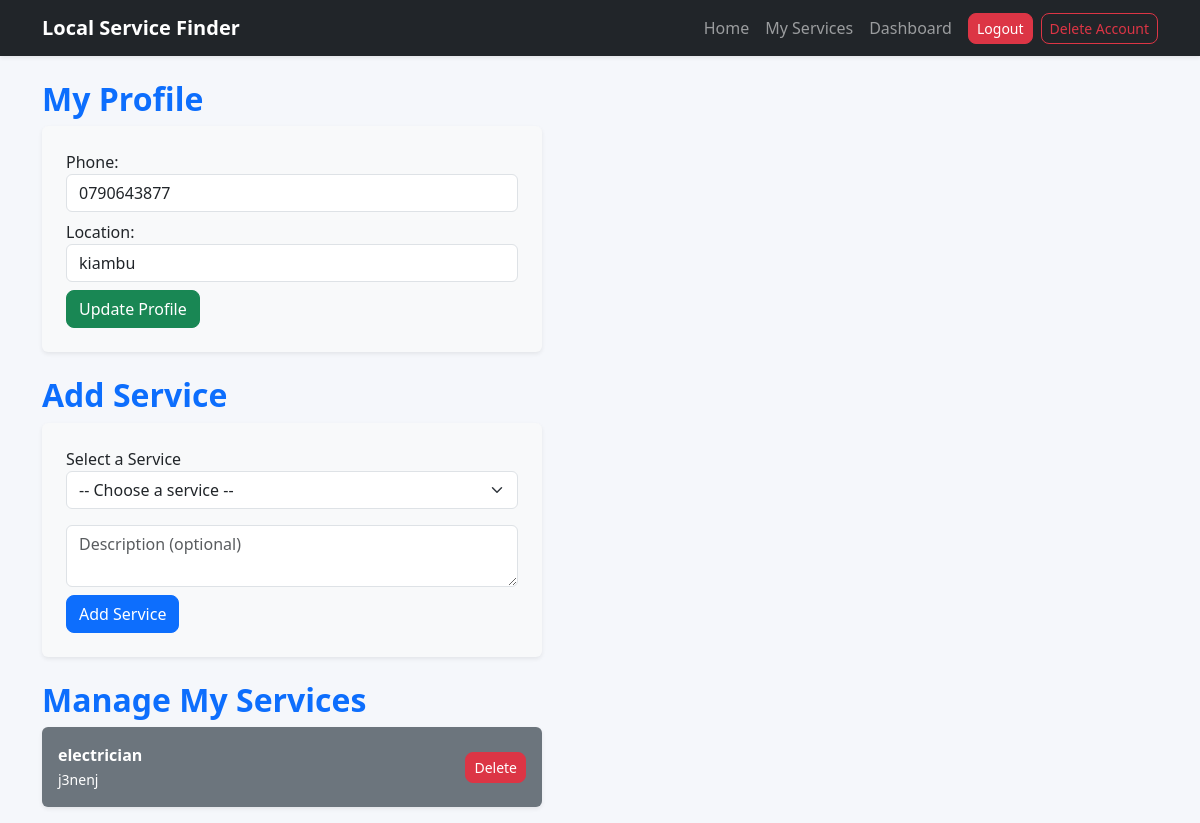
/services/my-services/ (signed in), run on the app's committed database.
### services/models.py (models this page shows, shortened)
class Provider(models.Model):
    user = models.OneToOneField(User, on_delete=models.CASCADE)
    services = models.ManyToManyField(Service, blank=True, related_name='providers')
    location = models.CharField(max_length=200)
    phone = models.CharField(max_length=15)
    profile_image = models.ImageField(
        upload_to='provider_images/',
        default='provider_images/default.png',
        blank=True
    )

class Service(models.Model):
    name = models.CharField(max_length=100, unique=True)
    description = models.TextField(blank=True)

### services/views.py (the view, shortened to what this page needs)
# urls.py: path("my-services/", views.my_services, name="my_services"),
@login_required
def my_services(request):
    if not hasattr(request.user, 'provider'):
        messages.error(request, "You must be a provider to access this page.")
        return redirect("home")
    provider = request.user.provider
    all_services = Service.objects.all()
    return render(request, "services/my_services.html", {
        "provider": provider,
        "all_services": all_services
    })

### accounts/models.py (called while the page is built)
@property
def is_provider(self):
    return hasattr(self, 'provider')

### services/templates/services/my_services.html (shortened to what this page needs)
{% extends "base.html" %}
{% block content %}
<h2 class="text-primary">My Profile</h2>
<form method="POST" enctype="multipart/form-data" class="p-4 mb-4  bg-light rounded shadow-sm" style="max-width:500px; ">
    <label>Phone:</label>
    <input type="text" name="phone" value="{{ provider.phone }}" class="form-control mb-2">
    <label>Location:</label>
    <input type="text" name="location" value="{{ provider.location }}" class="form-control mb-2">
    <button type="submit" name="update_profile" class="btn btn-success">Update Profile</button>
</form>
<h2 class="text-primary">Add Service</h2>
<form method="POST" class="p-4 mb-4 bg-light rounded shadow-sm" style="max-width:500px;">
      <label>Select a Service</label>
    <select name="service_id" class="form-select mb-3">
        <option value="">-- Choose a service --</option>
    </select>
    <textarea name="description" placeholder="Description (optional)" class="form-control mb-2"></textarea>
    <button type="submit" class="btn btn-primary">Add Service</button>
</form>
<h2 class="text-primary">Manage My Services</h2>
{% for service in provider.services.all %}
<div class="p-3 mb-3 bg-secondary text-white rounded shadow-sm d-flex justify-content-between align-items-center " style="width: 500px; ">
    <div>
        <strong>{{ service.name }}</strong><br>
        <small>{{ service.description }}</small>
    </div>
    <form method="POST">
        <button type="submit" class="btn btn-danger btn-sm">Delete</button>
    </form>
</div>
{% empty %}
<p>No services added yet.</p>
{% endfor %}
{% endblock %}

### templates/base.html (style rules this page uses)
body { background-color: #f5f7fb; font-family: 'Segoe UI', sans-serif; }
h1, h2, h3 { font-weight: 600; }
.btn { border-radius: 8px; }

### data on the page
Provider: phone "0790643877", location "kiambu"
Service: name "electrician", description "j3nenj"
